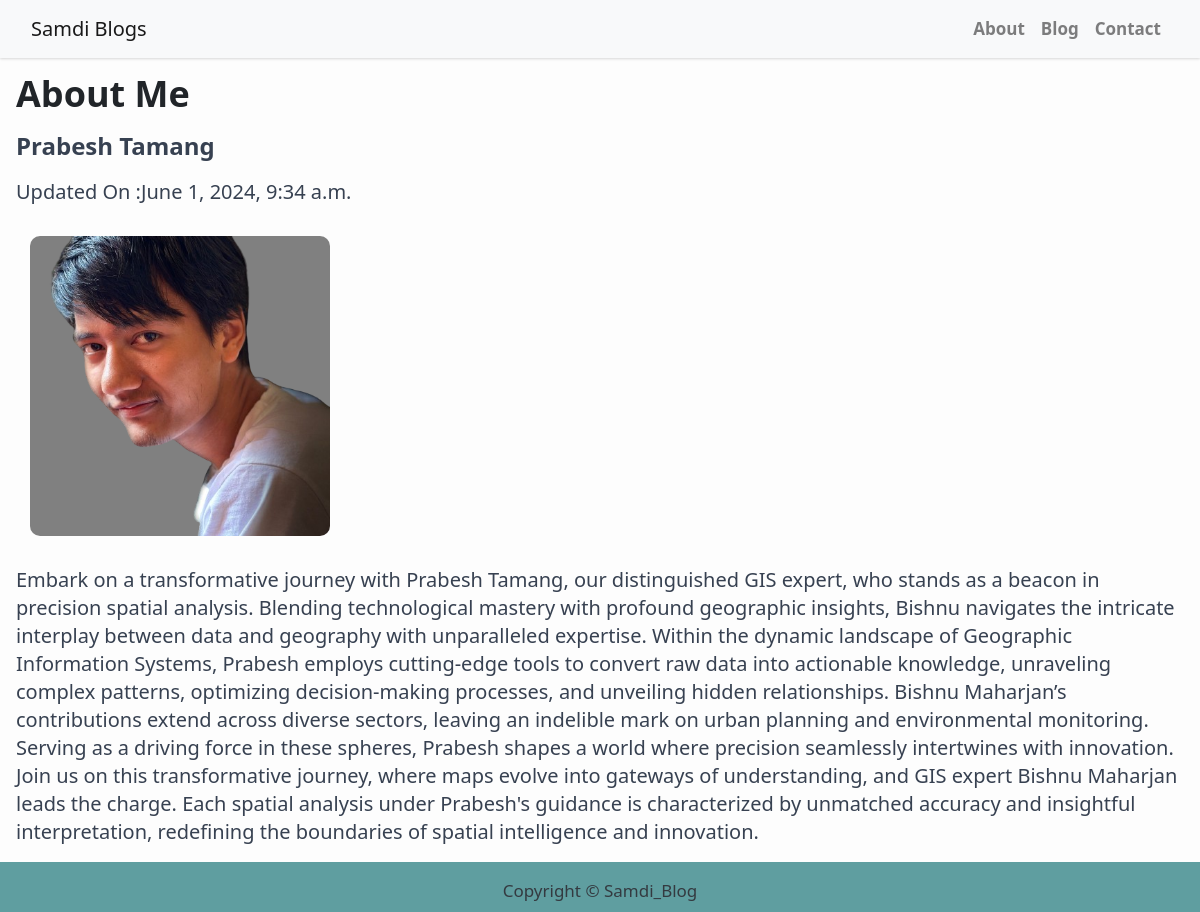
/about, run on the app's committed database.
### blog/models.py (models this page shows, shortened)
class About(models.Model):
    full_name =models.CharField(max_length=200, unique=False)
    about =models.TextField()
    created_on = models.DateTimeField(auto_now_add=True)
    updated_on = models.DateTimeField(auto_now=True)
    profile_pic = models.ImageField(upload_to='images/',blank=True,null=True)
    class Meta:
        ordering=['-created_on']

### blog/views.py (the view)
# urls.py: path('about', views.abput, name='about'),
def abput(request):
    about=About.objects.all()
    return render(request, 'about.html',{'about': about})

### blog/templates/about.html (shortened to what this page needs)
{% extends "base.html" %}
{% block content %}
<!DOCTYPE html>
<html lang="en">
<head>
    <link href="https://cdn.jsdelivr.net/npm/tailwindcss@2.2.19/dist/tailwind.min.css" rel="stylesheet">
</head>
<body>
    <h1 class="text-4xl font-bold ml-3 mt-3">About Me</h1>
    {% for aboutme in about%}
    <div class="aboutme">
        <p class="text-gray-700 font-bold text-2xl m-3">{{aboutme.full_name}}</p>
        <p class="text-gray-700  text-xl m-3">Updated On :{{aboutme.updated_on}}</p>
        <div class="profile" style="background-image: url('{{ aboutme.profile_pic.url }}');">
        </div>
        <p class="text-gray-700  text-xl m-3">{{aboutme.about}}</p>
    </div>
    {%endfor%}
</body>
</html>
{%endblock%}

### blog/templates/base.html (style rules this page uses)
body { font-family: "Roboto", sans-serif; font-size: 17px; background-color: #fdfdfd; }

### blog/templates/about.html (style rules this page uses)
.profile { width: 300px; height: 300px; background-color: grey; margin: 30px; border-radius: 10px; background-size: cover; background-position: center; }

### data on the page
About: full_name "Prabesh Tamang", updated_on "June 1, 2024, 9:34 a.m.", profile_pic (picture), about "Embark on a transformative journey with Prabesh Tamang, our distinguished GIS expert, who stands as a beacon in precision spatial analysis. Blending technological mastery with profound geographic insights, Bishnu navigates the intricate interplay between data and geography with unparalleled expertise. Within the dynamic landscape of Geographic Information Systems, Prabesh employs cutting-edge tools to convert raw data into actionable knowledge, unraveling complex patterns, optimizing decision-making processes, and unveiling hidden relationships. Bishnu Maharjan’s contributions extend across diverse sectors, leaving an indelible mark on urban planning and environmental monitoring. Serving as…"
